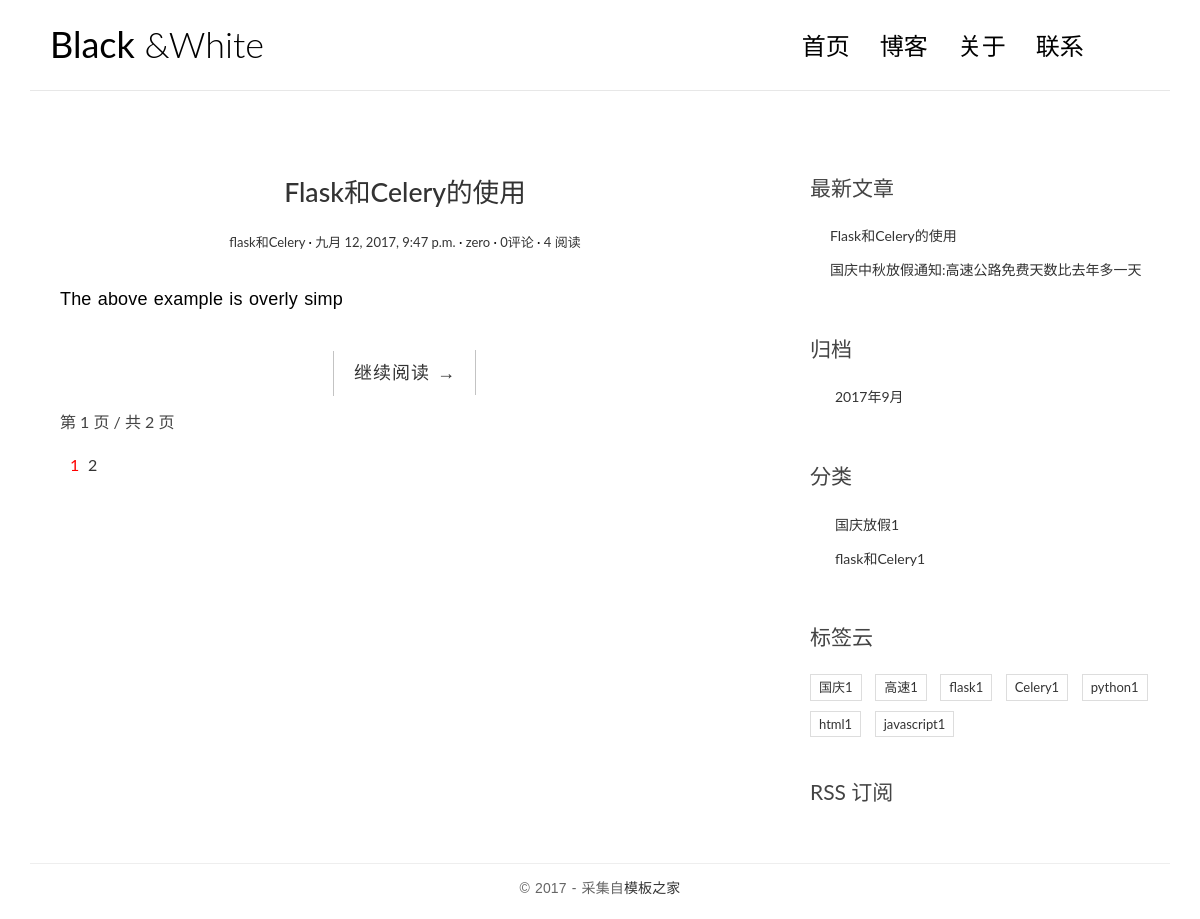
The app's page /, older data.
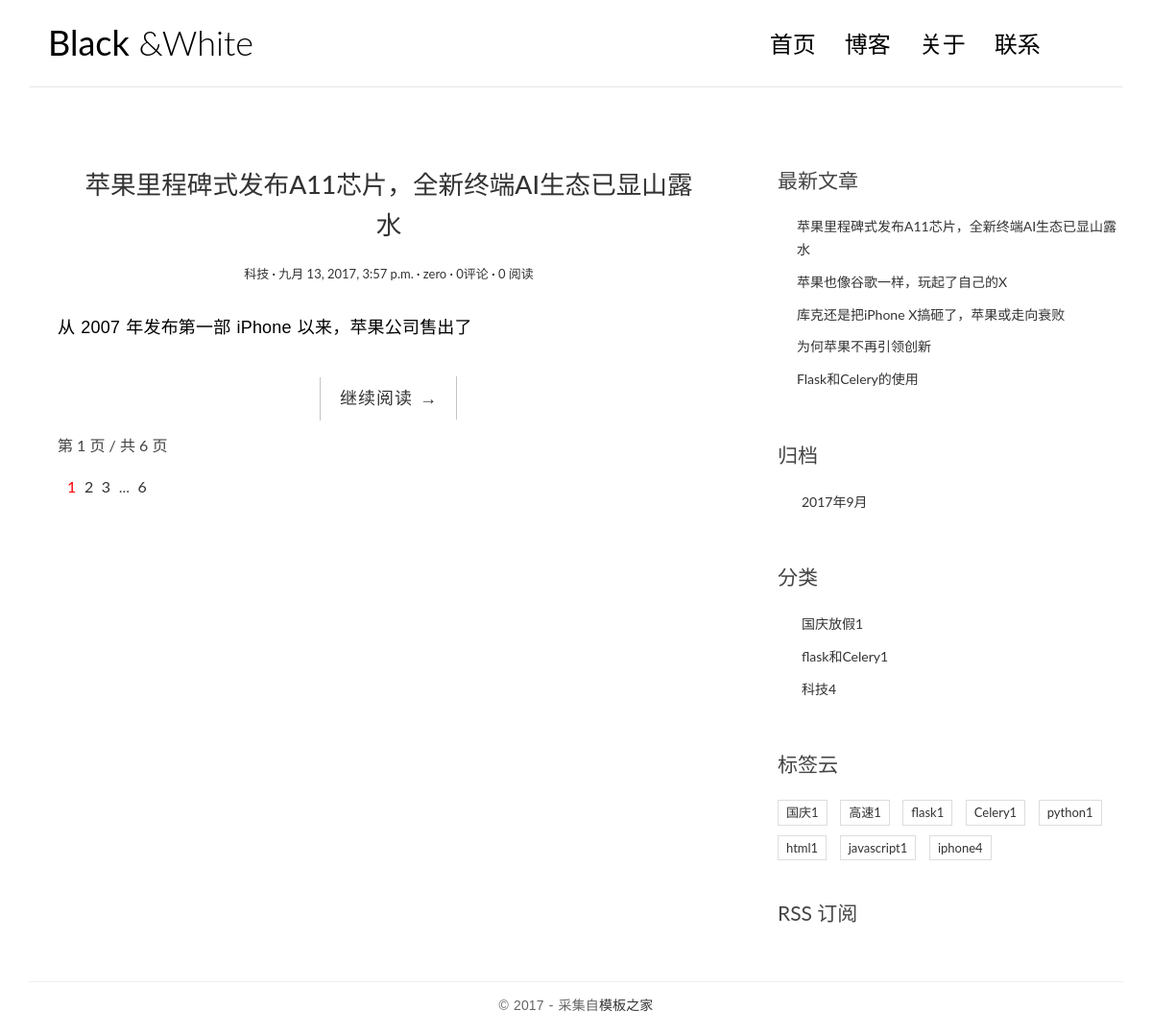
The same page, newer data.
### blog/models.py (models this page shows, shortened)
class Post(models.Model):
    title = models.CharField(max_length=64)
    body = models.TextField()
    created_time = models.DateTimeField()
    modified_time = models.DateTimeField()
    excerpt = models.CharField(max_length=256, blank=True)
    category = models.ForeignKey(Category)
    tags = models.ManyToManyField(Tag, blank=True)
    author = models.ForeignKey(User)
    views = models.PositiveIntegerField(default=0)
    class Meta:
        ordering = ['-created_time', '-modified_time']
    def get_absolute_url(self):
        return reverse('blog:detail', kwargs={'pk': self.pk})

class Category(models.Model):
    name = models.CharField(max_length=64)

class Tag(models.Model):
    name = models.CharField(max_length=64)

### blog/views.py (the view, shortened to what this page needs)
# urls.py: url(r'^$', views.IndexView.as_view(), name='index'),
class IndexView(ListView):
    model = Post
    template_name = 'blog/index.html'
    context_object_name = 'post_list'
    paginate_by = 1
    def pagination_data(self, paginator, page, is_paginated):
        if not is_paginated:
            return {}
        first = False
        left_has_more = False
        left = []
        page_number = page.number
        right = []
        right_has_more = False
        last = False
        total_pages = paginator.num_pages
        page_range = paginator.page_range
        if page_number == 1:
            right = page_range[page_number:page_number + 2]
            if right[-1] < total_pages - 1:
                right_has_more = True
            if right[-1] < total_pages:
                last = True
        elif page_number == total_pages:
            left = page_range[(page_number - 3) if (page_number - 3) > 0 else 0:page_number - 1]
            if left[0] > 2:
                left_has_more = True
            if left[0] > 1:
                first = True
        data = {
            'left': left,
            'right': right,
            'left_has_more': left_has_more,
            'right_has_more': right_has_more,
            'first': first,
            'last': last,
        }
        return data
    def get_context_data(self, **kwargs):
        context = super().get_context_data(**kwargs)
        paginator = context.get('paginator')
        page = context.get('page_obj')
        is_paginated = context.get('is_paginated')
        pagination_data = self.pagination_data(paginator, page, is_paginated)
        context.update(pagination_data)
        return context

### blog/templatetags/blog_tags.py (called while the page is built)
@register.simple_tag
def get_recent_posts(num=5):
    return Post.objects.all().order_by('-created_time')[:num]

@register.simple_tag
def archives():
    return Post.objects.dates('created_time','month',order='DESC')

@register.simple_tag
def get_categories():
    return Category.objects.annotate(num_posts=Count('post')).filter(num_posts__gt=0)

@register.simple_tag
def get_tags():
    return Tag.objects.annotate(num_posts=Count('post')).filter(num_posts__gt=0)

### templates/blog/index.html (shortened to what this page needs)
{% extends 'blog/base.html' %}
{% block main %}
{% for post in post_list %}
<article class="post post-{{ post.pk }}">
    <header class="entry-header">
        <h1 class="entry-title">
            <a href="{{ post.get_absolute_url }}">{{ post.title }}</a>
        </h1>
        <div class="entry-meta">
            <span class="post-category"><a href="#">{{ post.category.name }}</a></span>
            <span class="post-date"><a href="#"><time class="entry-date" datetime="{{ post.created_time }}">{{ post.created_time }}</time></a></span>
            <span class="post-author"><a href="#">{{ post.author }}</a></span>
            <span class="comments-link"><a href={{post.get_absolute_url}}#comment-area">{{post.comment_set.count}}评论</a></span>
            <span class="views-count"><a href="#">{{post.views}} 阅读</a></span>
        </div>
    </header>
    <div class="entry-content clearfix">
        <p>{{ post.excerpt }}</p>
        <div class="read-more cl-effect-14">
            <a href="{{ post.get_absolute_url }}" class="more-link">继续阅读 <span class="meta-nav">→</span></a>
        </div>
    </div>
</article>
{% empty %}
<div class="no-post">暂时还没有发布的文章！</div>
{% endfor %}
{% if is_paginated %}
<div class="pagination-simple">
    <span class="current">第 {{page_obj.number}} 页 / 共 {{paginator.num_pages}} 页</span>
</div>
{% endif %}
{% if is_paginated %}
<div class="pagination">
    <ul>
        <li class="current"><a href="?page={{page_obj.number}}">{{page_obj.number}}</a href=""></li>
        {% if right %}
            {% for i in right %}
                <li><a href="?page={{i}}">{{i}}</a></li>
            {% endfor %}
            {% if right_has_more %}
                <li><span>...</span></li>
            {% endif %}
        {% endif %}
        {% if last %}
        <li><a href="?page={{paginator.num_pages}}">{{paginator.num_pages}}</a></li>
        {% endif %}
    </ul>
</div>
{% endif %}
{% endblock main %}

### templates/blog/base.html (shortened to what this page needs)
{% load staticfiles %}
{% load blog_tags %}
<html>
<head>
    <link rel="stylesheet" href="{% static 'blog/css/bootstrap.min.css' %}">
    <link rel="stylesheet" href="{% static 'blog/css/custom.css' %}">
    <link rel="stylesheet" href="{% static 'blog/css/pace.css' %}">
    <link rel="stylesheet" href="{% static 'blog/css/highlights/github.css' %}">
    <link rel="stylesheet" href="http://code.ionicframework.com/ionicons/2.0.1/css/ionicons.min.css">
</head>
<body>
<div class="container">
    <header id="site-header">
        <div class="row">
            <div class="col-md-4 col-sm-5 col-xs-8">
                <div class="logo">
                    <h1><a href="{% url 'blog:index' %}"><b>Black</b> &amp;White</a></h1>
                </div>
            </div>
            <div class="col-md-8 col-sm-7 col-xs-4">
                <nav class="main-nav" role="navigation">
                    <div class="collapse navbar-collapse" id="bsexample-navbar-collapse-1">
                        <ul class="nav navbar-nav navbar-right">
                            <li class="cl-effect-11"><a href="{% url 'blog:index' %}" data-hover="首页">首页</a></li>
                            <li class="cl-effect-11"><a href="fullwidth.html" data-hover="博客">博客</a></li>
                            <li class="cl-effect-11"><a href="about.html" data-hover="关于">关于</a></li>
                            <li class="cl-effect-11"><a href="contact.html" data-hover="联系">联系</a></li>
                        </ul>
                    </div>
                </nav>
            </div>
        </div>
    </header>
</div>
<div class="content-body">
    <div class="container">
        <div class="row">
            <main class="col-md-8">
                {% block main %}
                {% endblock %}
            </main>
            <aside class="col-md-4">
                <div class="widget widget-recent-posts">
                    <h3 class="widget-title">最新文章</h3>
                    {% get_recent_posts as recent_post_list %}
                    <ul>
                        {% for post in recent_post_list %}
                        <li>
                            <a href="{{ post.get_absolute_url }}">{{post.title}}</a>
                        </li>
                        {% empty %}
                        没有文章
                        {% endfor %}
                    </ul>
                </div>
                <div class="widget widget-archives">
                    <h3 class="widget-title">归档</h3>
                    {% archives as date_list %}
                    <ul>
                        {% for date in date_list %}
                        <li>
                            <a href="{% url 'blog:archives' date.year date.month %}">{{date.year}}年{{date.month}}月</a>
                        </li>
                        {% empty %}
                        没有归档
                        {% endfor %}
                    </ul>
                </div>
                <div class="widget widget-category">
                    <h3 class="widget-title">分类</h3>
                    {% get_categories as category_list %}
                    <ul>
                        {% for category in category_list %}
                        <li>
                            <a href="{% url 'blog:category' category.pk %}">{{category.name}}<span class="post-count">{{category.num_posts}}</span> </a>
                        </li>
                        {% empty %}
                        没有分类
                        {% endfor %}
                    </ul>
                </div>
                <div class="widget widget-tag-cloud">
                    <h3 class="widget-title">标签云</h3>
                    {% get_tags as tag_list %}
                    <ul>
                       {% for tag in tag_list %}
                        <li>
                            <a href="{% url 'blog:tag' tag.pk %}">{{tag.name}}<span class="post-count">{{tag.num_posts}}</span></a>
                        </li>
                        {% empty %}
                        没有标签
                        {% endfor %}
                    </ul>
                </div>
                <div class="rss">
                    <a href="{% url 'rss' %}"> RSS 订阅</a>
                </div>
            </aside>
        </div>
    </div>
</div>
<footer id="site-footer">
    <div class="container">
        <div class="row">
            <div class="col-md-12">
                <p class="copyright">&copy 2017 - 采集自<a href="http://www.cssmoban.com/" target="_blank" title="模板之家">模板之家</a></p>
            </div>
        </div>
    </div>
</footer>
</body>
</html>

### blog/static/blog/css/custom.css (style rules this page uses)
* { outline: none; }
h1, h2, h3, h4, h5, h6 { margin-top: 0; }
b { font-weight: 400; }
a { color: #333; }
body { color: #444; font-family: 'Lato', sans-serif; }
p { font-family: 'Ubuntu', sans-serif; font-weight: 400; word-spacing: 1px; letter-spacing: 0.01em; }
#site-header { background-color: #FFF; padding: 25px 20px; margin-bottom: 40px; border-bottom: 1px solid #e7e7e7; }
.logo h1 a { color: #000; }
.logo h1 { margin: 0; font-family: 'Lato', sans-serif; font-weight: 300; }
.main-nav { margin-top: 11px; max-width: 95%; }
.main-nav a { color: #000000 !important; padding: 0 0 5px 0 !important; margin-right: 30px; font-family: 'Lato', sans-serif; font-weight: 300; font-size: 24px; }
.cl-effect-11 a { padding: 10px 0; color: #0972b4; text-shadow: none; }
.cl-effect-11 a::before { position: absolute; top: 0; left: 0; overflow: hidden; padding: 0 0 5px 0 !important; max-width: 0; border-bottom: 1px solid #000; color: #000; content: attr(data-hover); white-space: nowrap; -webkit-transition: max-width 0.5s; -moz-transition: max-width 0.5s; transition: max-width 0.5s; }
.content-body { padding-bottom: 4em; }
.post { background: #fff; padding: 30px 30px 0; }
.entry-title { text-align: center; font-size: 1.9em; margin-bottom: 20px; line-height: 1.6; padding: 10px 20px 0; }
.entry-meta { text-align: center; color: #DDDDDD; font-size: 13px; margin-bottom: 30px; }
.entry-content { font-size: 18px; line-height: 1.9; font-weight: 300; color: #000; }
.post-category::after, .post-date::after, .post-author::after, .comments-link::after { content: ' ·'; color: #000; }
.read-more { font-family: 'Ubuntu', sans-serif; font-weight: 400; word-spacing: 1px; letter-spacing: 0.01em; text-align: center; margin-top: 20px; }
.cl-effect-14 a { padding: 0 20px; height: 45px; line-height: 45px; position: relative; display: inline-block; margin: 15px 25px; letter-spacing: 1px; font-weight: 400; text-shadow: 0 0 1px rgba(255, 255, 255, 0.3); }
.cl-effect-14 a::before, .cl-effect-14 a::after { position: absolute; width: 45px; height: 1px; background: #C3C3C3; content: ''; -webkit-transition: all 0.3s; -moz-transition: all 0.3s; transition: all 0.3s; pointer-events: none; }
.cl-effect-14 a::before { top: 0; left: 0; -webkit-transform: rotate(90deg); -moz-transform: rotate(90deg); transform: rotate(90deg); -webkit-transform-origin: 0 0; -moz-transform-origin: 0 0; transform-origin: 0 0; }
.cl-effect-14 a::after { right: 0; bottom: 0; -webkit-transform: rotate(90deg); -moz-transform: rotate(90deg); transform: rotate(90deg); -webkit-transform-origin: 100% 0; -moz-transform-origin: 100% 0; transform-origin: 100% 0; }
.widget { background: #fff; padding: 30px 0 0; }
.widget-title { font-size: 1.5em; margin-bottom: 20px; line-height: 1.6; padding: 10px 0 0; font-weight: 400; }
.widget-recent-posts ul { padding: 0; margin: 0; padding-left: 20px; }
.widget-recent-posts ul li { list-style-type: none; position: relative; line-height: 170%; margin-bottom: 10px; }
.widget-recent-posts ul li::before { content: '\f3d3'; font-family: "Ionicons"; position: absolute; left: -17px; top: 3px; font-size: 16px; color: #000; }
.widget-archives ul { padding: 0; margin: 0; padding-left: 25px; }
.widget-archives ul li { list-style-type: none; position: relative; line-height: 170%; margin-bottom: 10px; }
.widget-archives ul li::before { content: '\f3f3'; font-family: "Ionicons"; position: absolute; left: -25px; top: 1px; font-size: 16px; color: #000; }
.widget-category ul { padding: 0; margin: 0; padding-left: 25px; }
.widget-category ul li { list-style-type: none; position: relative; line-height: 170%; margin-bottom: 10px; }
.widget-category ul li::before { content: '\f3fe'; font-family: "Ionicons"; position: absolute; left: -25px; top: 1px; font-size: 18px; color: #000; }
.widget-tag-cloud ul { padding: 0; margin: 0; margin-right: -10px; }
.widget-tag-cloud ul li { list-style-type: none; font-size: 13px; display: inline-block; margin-right: 10px; margin-bottom: 10px; padding: 3px 8px; border: 1px solid #ddd; }
.rss { font-size: 21px; margin-top: 30px; }
.rss a { color: #444; }
#site-footer { padding-top: 10px; padding: 0 0 1.5em 0; }
.copyright { text-align: center; padding-top: 1em; margin: 0; border-top: 1px solid #eee; color: #666; }
.pagination-simple { padding-left: 30px; font-size: 16px; }
.pagination ul { list-style: none; }
.pagination ul li { display: inline-block; font-size: 16px; margin-right: 5px; }
.current a { color: red; }

Row changes from the older to the newer data that the page shows:
no longer on this page (row unchanged): Post: title "国庆中秋放假通知:高速公路免费天数比去年多一天", shown under "最新文章"
no longer on one of the page's lists (row unchanged): Post: title "Flask和Celery的使用", category.name "flask和Celery", created_time "九月 12, 2017, 9:47 p.m.", author "zero", comment_set.count "0", views "4", excerpt "The above example is overly simp"
added Post: title "苹果里程碑式发布A11芯片，全新终端AI生态已显山露水", category.name "科技", created_time "九月 13, 2017, 3:57 p.m.", author "zero", comment_set.count "0", views "0", excerpt "从 2007 年发布第一部 iPhone 以来，苹果公司售出了"
added Post: title "苹果也像谷歌一样，玩起了自己的X", shown under "最新文章"
added Post: title "库克还是把iPhone X搞砸了，苹果或走向衰败", shown under "最新文章"
added Post: title "为何苹果不再引领创新", shown under "最新文章"
added Category: name "科技", num_posts "4"
added Tag: name "iphone", num_posts "4"
Text that changed along with them:
{{ paginator.num_pages }}: "2" → "6"
{{ paginator.num_pages }}: (not shown) → "6"
new list line: "3"
